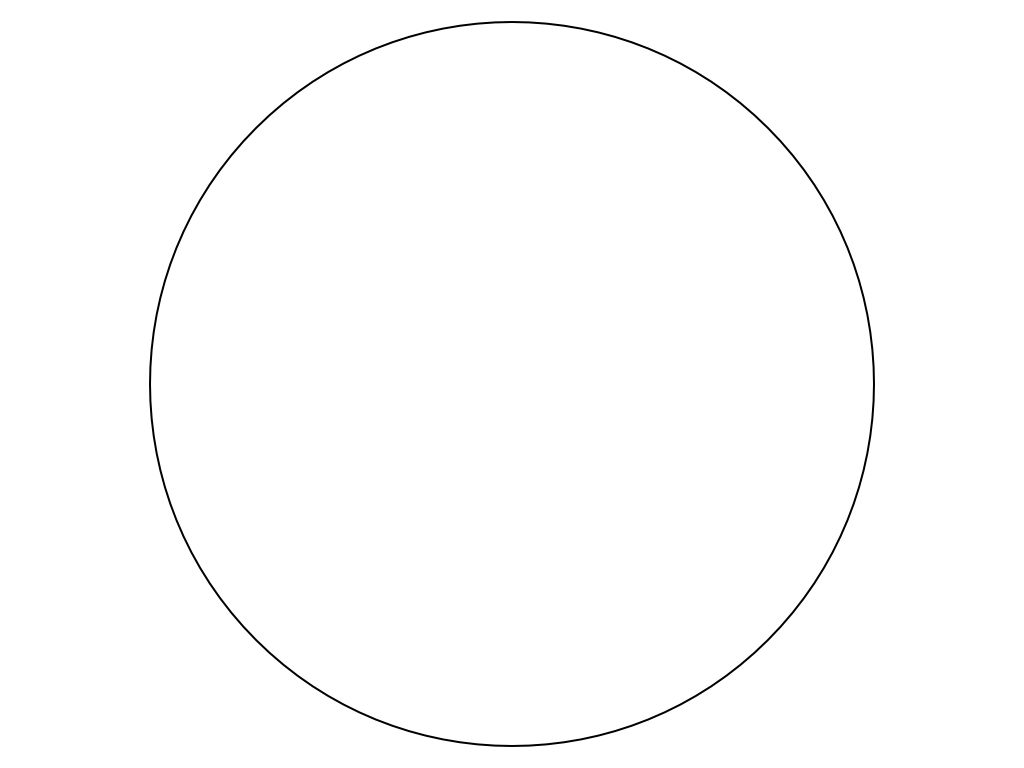
#> input picture Lab3_JacksonWiederick_20062602/circle.jpg, 1024 x 768 px
$ jupyter execute Main_JacksonWiederick_20062602.ipynb
#> lines starting #> are read from the running program, lines starting #| are printed output that depends on the picture; after the words box and inside, x2 and y2 are one past the last pixel; in counts of white or black regions, pixels touching at a corner belong together
[cell 1]
import cv2
import numpy as np
import matplotlib.pyplot as plt
from math import sqrt
from random import randint

image_files = ['circle.jpg', 'concentric_circles.jpg', 'parliament_clock.jpg']
inlier_thresholds = [600, 400, 600]

def makeCircle(img, points):
    p1 = points[0]
    p2 = points[1]
    p3 = points[2]

    if p1 == p2 or p2 == p3 or p1 == p3: # rmeove duplicates
        return -1

    # math adapted from https://www.geeksforgeeks.org/equation-of-circle-when-three-points-on-the-circle-are-given/
    x_a = p2[1] - p1[1]
    x_b = p3[1] - p2[1]

    y_a = p2[0] - p1[0]
    y_b = p3[0] - p2[0]

    try:
        slope_a = y_a / x_a;
        slope_b = y_b / x_b;

        if(abs(abs(slope_a) - abs(slope_b)) == 0): # collinear
            return -1

        center_x = int((slope_a * slope_a * (p1[0] - p3[0]) + slope_b * (p1[0] + p2[0]) - slope_a * (p2[0] + p3[0])) / (2 * (slope_b - slope_a)))
        center_y = int(-1 * (center_x - (p1[1] + p2[1]) / 2) / slope_a + (p1[1] + p2[1]) / 2)

        center_r = sqrt( (center_x - p1[1])**2 + (center_y - p1[0])**2 )
        if (center_r > img.shape[0]/2 or center_r > img.shape[1]/2): # exclude big circles
            return -1

        return [center_x, center_y, center_r]
    except: # sometimes divide by 0 error
        return -1

def findInliers(img, circle, t):
    inliers = []
    for i in range(0, img.shape[0]):
        for j in range(0, img.shape[1]):
            if img[i,j] == 255:

                center = [circle[0], circle[1]]
                x = j - center[0]
                y = i - center[1]

                euclidian_dist = sqrt(x**2 + y**2)
                distance = abs(euclidian_dist - circle[1])

                if distance < t:
                    inliers.append((y, x))

    return inliers

def postProcessing(img, circle):
    inliers = findInliers(img, circle, post_process_threshold)
    print("post processed inliers %d" % len(inliers))

    x_coords = [p[0] for p in inliers]
    y_coords = [p[1] for p in inliers]
    _len = len(inliers)
    centroid = [int(- sum(x_coords) / _len), int(sum(y_coords) / _len)]

    radii = []
    for i in inliers:
        r = sqrt( (centroid[1] - i[1])**2 + (centroid[0] - i[0])**2 )
        radii.append(r)

    radius = np.mean(radii, axis=0)
    return [centroid[0], centroid[1], radius]

def overlayCircle(img, circle):
    return cv2.circle(img, (circle[0], circle[1]), int(circle[2]), (255, 255, 255), 2)

def RANSAC(fileName):
    src = cv2.imread(fileName, 0)
    blurred_img = cv2.GaussianBlur(src, (5, 5), cv2.BORDER_DEFAULT)
    binary_image = cv2.Canny(blurred_img, upper, lower)
    print("running RANSAC on: " + fileName)

    iterations = 0
    curr_inliers = -1
    best_circle = [0,0,0]
    inliers = []

    while curr_inliers < num_inliers:

        cur_points = []
        for i in range(3):
            point = (randint(0, binary_image.shape[0]-1), randint(0, binary_image.shape[1] - 1))
            while (binary_image[point[0], point[1]] == 0):
                point = (randint(0, binary_image.shape[0]-1), randint(0, binary_image.shape[1] - 1))
            cur_points.append(point)

        cur_circle = makeCircle(binary_image, cur_points)

        if not isinstance(cur_circle, list):
            continue

        inliers = findInliers(binary_image, cur_circle, normal_threshold)

        if len(inliers) > curr_inliers:
            curr_inliers = len(inliers)
            best_circle = cur_circle

            img = binary_image.copy()
            img = overlayCircle(img, best_circle)
            print("better fit found, iteration %d, inliers %d" %(iterations, len(inliers)))
            # draw current cirlce with circle drawing fn
            cv2.destroyWindow("current RANSAC best fit")
            cv2.imshow("current RANSAC best fit", img)
            cv2.waitKey(1)
        iterations += 1

    print("best result, iterations %d, inliers %d" %(iterations, len(inliers)))
    post_processed_circle = postProcessing(binary_image, best_circle)
    print("best circle (center, radius): " + str(best_circle))
    print("post processing circle (center, radius): " + str(post_processed_circle))

    post_processed = overlayCircle(binary_image, post_processed_circle)
    cv2.imshow("post processed image", post_processed)
    cv2.waitKey(0)
    cv2.destroyAllWindows()

for i in range(len(image_files)):
    img = image_files[i]
    src = cv2.imread(img, 0)
#> src is the input picture: shape (768, 1024); min 0, max 255, mean 253.5
    lower = 20
    upper = 100
    num_inliers = inlier_thresholds[i]
    normal_threshold = 3
    post_process_threshold = 2
    RANSAC(img)
#> in RANSAC, `binary_image = cv2.Canny(blurred_img, upper, lower)`:
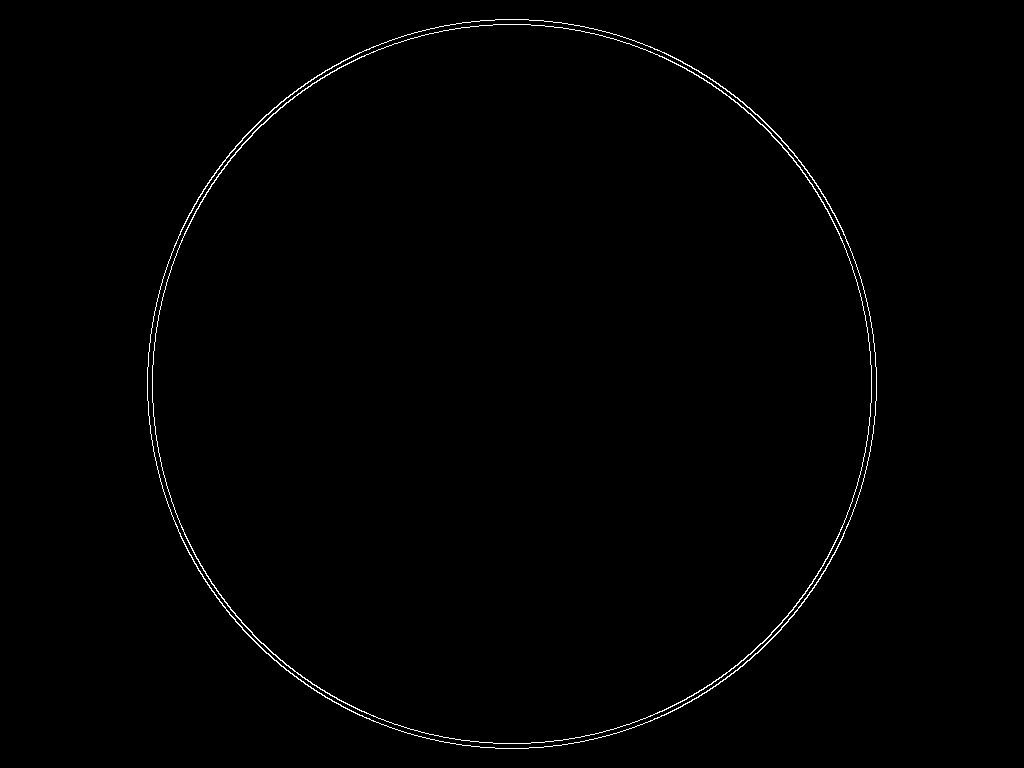
#> binary_image: shape (768, 1024); 0.67% white in thin lines or dots, all inside (x1, y1, x2, y2) = (147, 19, 877, 749)
#> in RANSAC, `cur_circle = makeCircle(binary_image, cur_points)`: cur_circle = -1
